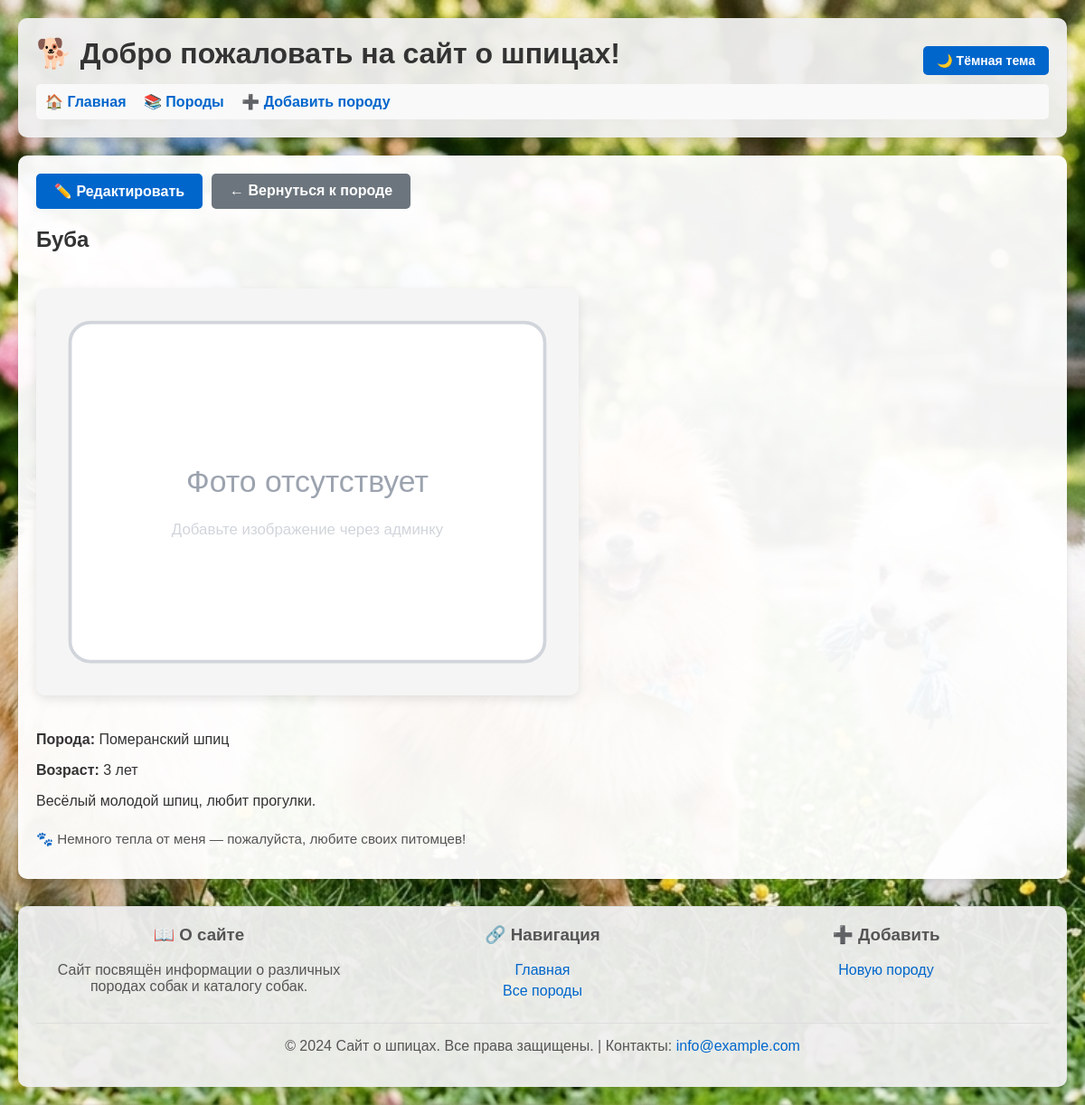
Page /dog/1/ on the committed database.
### Shpic_Grumming/models.py (models this page shows, shortened)
class Dog(models.Model):
    name = models.CharField(max_length=100, verbose_name="Имя собаки")
    breed = models.ForeignKey(Breed, on_delete=models.CASCADE, verbose_name="Порода")
    age = models.IntegerField(verbose_name="Возраст")
    description = models.TextField(verbose_name="Описание")
    image = models.ImageField(upload_to='dogs/', blank=True, null=True, verbose_name="Фото собаки")
    owner = models.ForeignKey('auth.User', on_delete=models.CASCADE, verbose_name="Владелец", default=1)
    class Meta:
        verbose_name = "Собака"
        verbose_name_plural = "Собаки"

class Breed(models.Model):
    name = models.CharField(max_length=100, verbose_name="Название породы")
    description = models.TextField(verbose_name="Описание")
    origin = models.CharField(max_length=100, verbose_name="Происхождение")
    image = models.ImageField(upload_to='breeds/', blank=True, null=True, verbose_name="Фото породы")
    class Meta:
        verbose_name = "Порода"
        verbose_name_plural = "Породы"

### Shpic_Grumming/views.py (the view)
# urls.py: path('dog/<int:dog_id>/', views.DogDetailView.as_view(), name='dog_detail'),
class DogDetailView(DetailView):
    model = Dog
    template_name = 'dog_detail.html'
    context_object_name = 'dog'
    pk_url_kwarg = 'dog_id'

### Shpic_Grumming/templates/dog_detail.html (shortened to what this page needs)
{% extends 'base.html' %}
{% load static %}
{% block content %}
<div class="button-group" style="margin-bottom: 20px;">
    <a href="{% url 'dog_update' dog_id=dog.id %}" class="btn">✏️ Редактировать</a>
    <a href="{% url 'breed_detail' breed_id=dog.breed.id %}" class="btn btn-secondary">← Вернуться к породе</a>
</div>
<h2>{{ dog.name }}</h2>
<img src="{% if dog.image %}{{ dog.image.url }}{% else %}{% static 'placeholder.svg' %}{% endif %}" alt="{{ dog.name }}" class="detail-image">
<p><strong>Порода:</strong> {{ dog.breed.name }}</p>
<p><strong>Возраст:</strong> {{ dog.age }} лет</p>
<p>{{ dog.description }}</p>
<p style="margin-top: 24px; color: #555; font-size: 0.95rem;">🐾 Немного тепла от меня — пожалуйста, любите своих питомцев!</p>
{% endblock %}

### Shpic_Grumming/static/css/styles.css (style rules this page uses)
:root { --bg-body: #ffffff; --bg-header: rgba(240, 240, 240, 0.95); --bg-content: rgba(255, 255, 255, 0.95); --bg-card: #f9f9f9; --text-primary: #333; --text-secondary: #555; --border-color: #ddd; --link-color: #0066cc; --shadow: rgba(0, 0, 0, 0.1); --shadow-light: rgba(0,0,0,0.05); --shadow-card: rgba(0,0,0,0.08); }
body { font-family: Arial, sans-serif; margin: 0; padding: 20px; background-image: url("../background.png"); background-size: cover; background-repeat: no-repeat; background-attachment: fixed; background-position: center; background-color: var(--bg-body); color: var(--text-primary); transition: background-color 0.3s, color 0.3s; }
.detail-image { max-width: 600px; max-height: 500px; width: 100%; height: auto; border-radius: 10px; margin: 20px 0; box-shadow: 0 4px 12px var(--shadow); object-fit: cover; }
.button-group { display: flex; gap: 10px; margin-bottom: 20px; flex-wrap: wrap; }
.btn { background-color: var(--link-color); color: white; padding: 10px 20px; border: none; border-radius: 5px; cursor: pointer; text-decoration: none; font-weight: bold; display: inline-block; transition: opacity 0.3s; }
.btn-secondary { background-color: #6c757d; }

### rows in the picture
Dog: name "Буба", breed.name "Померанский шпиц", age "3", description "Весёлый молодой шпиц, любит прогулки."
